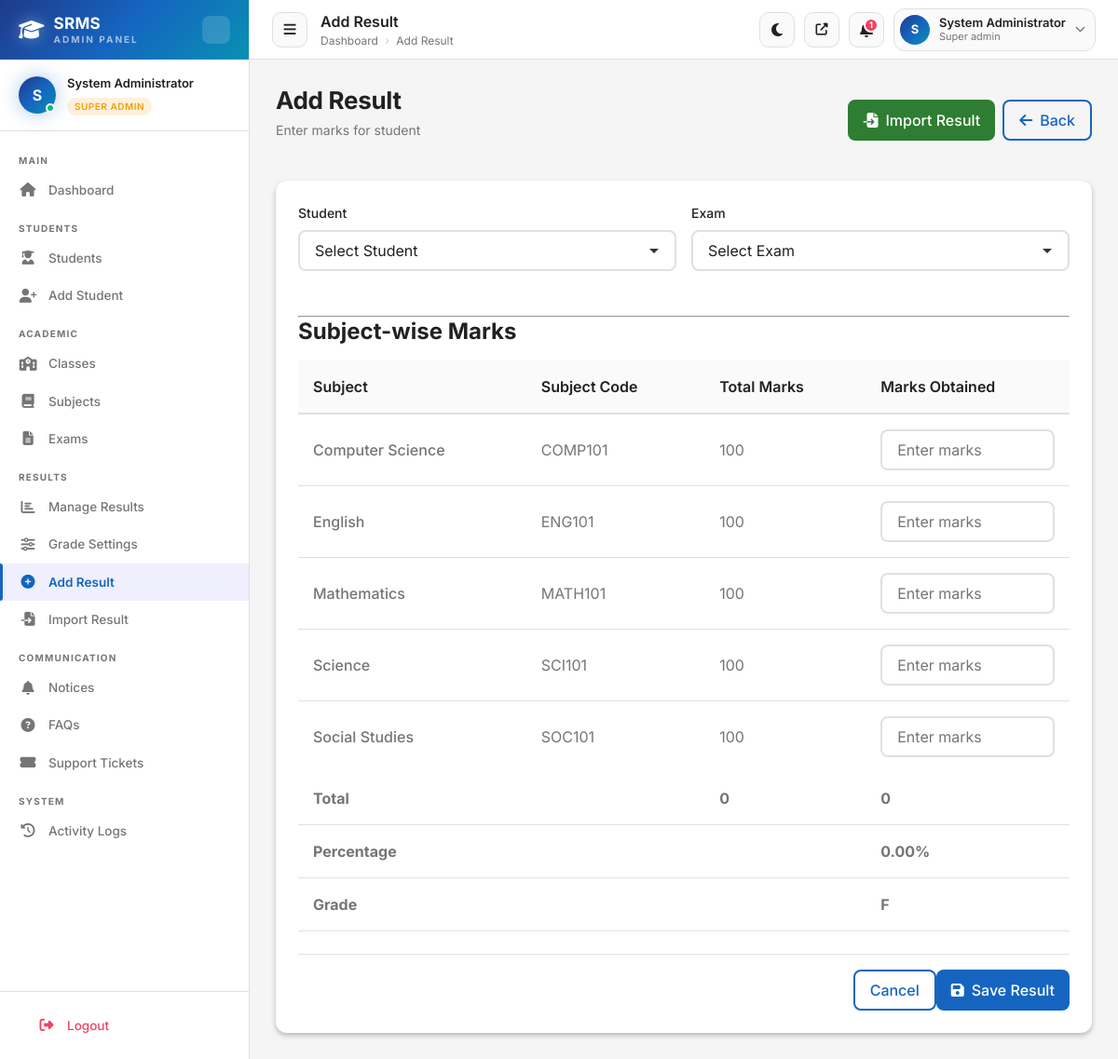
/admin/add-result.php (signed in), run on the app's committed database.
### tables this page shows
CREATE TABLE `subjects` (
  `id` int(11) NOT NULL AUTO_INCREMENT,
  `subject_code` varchar(20) NOT NULL,
  `subject_name` varchar(100) NOT NULL,
  `credits` int(2) DEFAULT 0,
  `total_marks` int(3) DEFAULT 100,
  `pass_marks` int(3) DEFAULT 40,
  `status` enum('active','inactive') DEFAULT 'active',
  `created_at` timestamp NOT NULL DEFAULT current_timestamp(),
  `updated_at` timestamp NOT NULL DEFAULT current_timestamp() ON UPDATE current_timestamp(),
  PRIMARY KEY (`id`),
  UNIQUE KEY `subject_code` (`subject_code`),
  KEY `idx_status` (`status`)
);

### includes/auth.php (called while the page is built, shortened)
<?php
function isAdminLoggedIn() {
    return isset($_SESSION['admin_id']) && !empty($_SESSION['admin_id']);
}
function getCurrentAdmin($conn) {
    $sql = "SELECT * FROM admin_users WHERE id = ? AND status = 'active'";
    return getRow($conn, $sql, [$_SESSION['admin_id']]);
}
function hasAnyRole($roles) {
    return isset($_SESSION['admin_role']) && in_array($_SESSION['admin_role'], $roles);
}
function canPerformAction($action, $resource) {
    $role = $_SESSION['admin_role'] ?? '';
    if ($role === 'super_admin') {
        return true;
    }
    $permissions = [
        'admin' => [
            'students' => ['create', 'read', 'update', 'delete'],
            'classes' => ['create', 'read', 'update', 'delete'],
            'subjects' => ['create', 'read', 'update', 'delete'],
            'exams' => ['create', 'read', 'update', 'delete'],
            'results' => ['create', 'read', 'update', 'delete'],
            'notices' => ['create', 'read', 'update', 'delete'],
            'faqs' => ['create', 'read', 'update', 'delete'],
            'tickets' => ['read', 'update'],
            'settings' => ['read'],
        ],
        'teacher' => [
            'students' => ['read'],
            'classes' => ['read'],
            'subjects' => ['read'],
            'exams' => ['read'],
            'results' => ['create', 'read', 'update'],
            'notices' => ['read'],
            'faqs' => ['read'],
            'tickets' => ['create', 'read'],
            'settings' => [],
        ],
    ];
    return in_array($action, $permissions[$role][$resource]);
}

### includes/security.php (called while the page is built, shortened)
<?php
function escape($string) {
    return htmlspecialchars($string ?? '', ENT_QUOTES, 'UTF-8');
}
function prepareAndExecute($conn, $sql, $params = [], $types = '') {
    try {
        $stmt = $conn->prepare($sql);
        if (!empty($params)) {
            if (empty($types)) {
                $types = str_repeat('s', count($params));
            }
            $stmt->bind_param($types, ...$params);
        }
        if (!$stmt->execute()) {
            error_log("SQL Execute Error: " . $stmt->error);
            return false;
        }
        return $stmt;
    } catch (mysqli_sql_exception $e) {
        error_log("MySQLi Exception: " . $e->getMessage());
        return false;
    } catch (Exception $e) {
        error_log("SQL General Error: " . $e->getMessage());
        return false;
    }
}

### includes/functions.php (called while the page is built, shortened)
<?php
function getRow($conn, $sql, $params = [], $types = '') {
    $stmt = prepareAndExecute($conn, $sql, $params, $types);
    $result = $stmt->get_result();
    $row = $result->fetch_assoc();
    return $row;
}
function getRows($conn, $sql, $params = [], $types = '') {
    $stmt = prepareAndExecute($conn, $sql, $params, $types);
    $result = $stmt->get_result();
    $rows = [];
    while ($row = $result->fetch_assoc()) {
        $rows[] = $row;
    }
    return $rows;
}
function getValue($conn, $sql, $params = [], $types = '') {
    $row = getRow($conn, $sql, $params, $types);
    return $row ? reset($row) : null;
}

### admin/add-result.php (the view, shortened to what this page needs)
<?php
$page_title = 'Add Result';
require_once '../includes/auth.php';
require_once 'header.php';
$subjects = getRows($conn, "SELECT id, subject_name, subject_code, total_marks FROM subjects WHERE status = 'active' ORDER BY subject_name");
?>
<div class="page-header">
    <div class="flex justify-between items-center">
        <div>
            <h1 class="page-title">Add Result</h1>
            <p class="page-subtitle">Enter marks for student</p>
        </div>
        <div class="flex gap-sm">
            <a href="import-results.php" class="btn btn-success">
                <i class="fas fa-file-import"></i> Import Result
            </a>
            <a href="results.php" class="btn btn-outlined">
                <i class="fas fa-arrow-left"></i> Back
            </a>
        </div>
    </div>
</div>
<div class="card">
    <form method="POST" id="resultForm">
        <div class="card-body">
            <div class="grid grid-cols-2 gap-md mb-lg">
                <div class="form-group">
                    <label for="student_id" class="form-label required">Student</label>
                    <select id="student_id" name="student_id" class="form-control" required>
                        <option value="">Select Student</option>
                    </select>
                </div>
                <div class="form-group">
                    <label for="exam_id" class="form-label required">Exam</label>
                    <select id="exam_id" name="exam_id" class="form-control" required>
                        <option value="">Select Exam</option>
                    </select>
                </div>
            </div>
            <hr class="my-lg">
            <h3 class="mb-md">Subject-wise Marks</h3>
            <div class="table-responsive">
                <table class="table">
                    <thead>
                        <tr>
                            <th>Subject</th>
                            <th>Subject Code</th>
                            <th>Total Marks</th>
                            <th>Marks Obtained</th>
                        </tr>
                    </thead>
                    <tbody>
                        <?php foreach ($subjects as $subject): ?>
                        <tr>
                            <td class="font-medium"><?php echo escape($subject['subject_name']); ?></td>
                            <td><?php echo escape($subject['subject_code'] ?? 'N/A'); ?></td>
                            <td><?php echo $subject['total_marks']; ?></td>
                            <td>
                                <input
                                    type="number"
                                    name="marks[<?php echo $subject['id']; ?>]"
                                    class="form-control subject-marks"
                                    min="0"
                                    max="<?php echo $subject['total_marks']; ?>"
                                    data-max="<?php echo $subject['total_marks']; ?>"
                                    value="<?php echo $_POST['marks'][$subject['id']] ?? ''; ?>"
                                    placeholder="Enter marks"
                                >
                            </td>
                        </tr>
                        <?php endforeach; ?>
                    </tbody>
                    <tfoot>
                        <tr class="font-bold">
                            <td colspan="2">Total</td>
                            <td id="totalMarks">0</td>
                            <td id="totalObtained">0</td>
                        </tr>
                        <tr class="font-bold">
                            <td colspan="3">Percentage</td>
                            <td id="percentage">0.00%</td>
                        </tr>
                        <tr class="font-bold">
                            <td colspan="3">Grade</td>
                            <td id="grade">-</td>
                        </tr>
                    </tfoot>
                </table>
            </div>
        </div>
        <div class="card-footer">
            <div class="flex justify-between">
                <a href="results.php" class="btn btn-outlined">Cancel</a>
                <button type="submit" class="btn btn-primary">
                    <i class="fas fa-save"></i> Save Result
                </button>
            </div>
        </div>
    </form>
</div>
<?php
require_once 'footer.php';
?>

### admin/header.php (shortened to what this page needs)
<?php
require_once __DIR__ . '/../includes/auth.php';
$current_admin = getCurrentAdmin($conn);
$open_tickets = 0;
$unpublished_notices = 0;
try { $open_tickets = (int)getValue($conn, "SELECT COUNT(*) FROM support_tickets WHERE status='open'"); } catch(Exception $e){}
try { $unpublished_notices = (int)getValue($conn, "SELECT COUNT(*) FROM notices WHERE is_published=0"); } catch(Exception $e){}
$notif_count = $open_tickets + $unpublished_notices;
$role_class = 'role-' . ($current_admin['role'] ?? 'viewer');
$role_label = ucfirst(str_replace('_', ' ', $current_admin['role'] ?? 'Staff'));
$current_page = basename($_SERVER['PHP_SELF']);
function navLink($href, $icon, $label, $current): string {
    $active = $current === $href ? 'active' : '';
    return sprintf(
        '<a href="%s" class="nav-link %s" data-label="%s">
            <i class="fas fa-%s nav-icon"></i>
            <span class="sidebar-label">%s</span>
         </a>',
        $href, $active, htmlspecialchars($label, ENT_QUOTES),
        $icon, htmlspecialchars($label, ENT_QUOTES)
    );
}
?>
<!DOCTYPE html>
<html lang="en" data-theme="light">
<head>
    <link rel="stylesheet" href="https://cdnjs.cloudflare.com/ajax/libs/font-awesome/6.5.1/css/all.min.css">
    <link rel="stylesheet" href="../css/variables.css">
    <link rel="stylesheet" href="../css/reset.css">
    <link rel="stylesheet" href="../css/components.css">
    <link rel="stylesheet" href="../css/layout.css">
    <link rel="stylesheet" href="../css/animations.css">
    <link rel="stylesheet" href="../css/admin-premium.css">
</head>
<body>
<div class="admin-layout" id="adminLayout">
    <aside class="admin-sidebar" id="adminSidebar">
        <div class="sidebar-header">
            <a href="dashboard.php" class="sidebar-brand">
                <i class="fas fa-graduation-cap"></i>
                <span class="sidebar-brand-text">
                    <span style="display:block;">SRMS</span>
                    <span class="sidebar-brand-sub">Admin Panel</span>
                </span>
            </a>
            <button class="sidebar-collapse-btn" id="sidebarCollapseBtn" title="Collapse sidebar">
            </button>
        </div>
        <div class="sidebar-profile">
            <div class="sidebar-profile-avatar">
                <?php echo strtoupper(substr($current_admin['full_name'], 0, 1)); ?>
            </div>
            <div class="sidebar-profile-info">
                <div class="sidebar-profile-name"><?php echo escape($current_admin['full_name']); ?></div>
                <span class="role-badge <?php echo $role_class; ?>"><?php echo $role_label; ?></span>
            </div>
        </div>
        <nav class="sidebar-nav" id="sidebarNav">
            <div class="sidebar-section-title">Main</div>
            <?php echo navLink('dashboard.php', 'home', 'Dashboard', $current_page); ?>
            <?php if (canPerformAction('read', 'students')): ?>
            <div class="sidebar-section-title">Students</div>
            <?php echo navLink('students.php',    'user-graduate', 'Students',    $current_page); ?>
            <?php if (canPerformAction('create', 'students')): ?>
            <?php echo navLink('add-student.php', 'user-plus',     'Add Student', $current_page); ?>
            <?php endif; ?>
            <?php endif; ?>
            <?php if (canPerformAction('read', 'classes')): ?>
            <div class="sidebar-section-title">Academic</div>
            <?php echo navLink('classes.php',  'school',   'Classes',  $current_page); ?>
            <?php echo navLink('subjects.php', 'book',     'Subjects', $current_page); ?>
            <?php echo navLink('exams.php',    'file-alt', 'Exams',    $current_page); ?>
            <?php endif; ?>
            <?php if (canPerformAction('read', 'results')): ?>
            <div class="sidebar-section-title">Results</div>
            <?php echo navLink('results.php',    'chart-bar',    'Manage Results', $current_page); ?>
            <?php echo navLink('grade-settings.php', 'sliders-h', 'Grade Settings', $current_page); ?>
            <?php if (canPerformAction('create', 'results')): ?>
            <?php echo navLink('add-result.php', 'plus-circle', 'Add Result',     $current_page); ?>
            <?php echo navLink('import-results.php', 'file-import', 'Import Result', $current_page); ?>
            <?php endif; ?>
            <?php endif; ?>
            <?php if (canPerformAction('read', 'notices')): ?>
            <div class="sidebar-section-title">Communication</div>
            <?php echo navLink('notices.php', 'bell',            'Notices',         $current_page); ?>
            <?php echo navLink('faqs.php',    'question-circle', 'FAQs',            $current_page); ?>
            <?php echo navLink('tickets.php', 'ticket-alt',      'Support Tickets', $current_page); ?>
            <?php endif; ?>
            <?php if (hasAnyRole(['super_admin', 'admin'])): ?>
            <div class="sidebar-section-title">System</div>
            <?php echo navLink('activity-logs.php', 'history', 'Activity Logs', $current_page); ?>
            <?php endif; ?>
        </nav>
        <div style="padding:16px 20px;border-top:1px solid var(--color-border);flex-shrink:0;">
            <a href="logout.php" class="nav-link" data-label="Logout" style="color:var(--premium-rose,#f43f5e);">
                <i class="fas fa-sign-out-alt nav-icon"></i>
                <span class="sidebar-label">Logout</span>
            </a>
        </div>
    </aside>
    <main class="admin-main" id="adminMain">
        <div class="admin-topbar">
            <div class="topbar-left">
                <button class="sidebar-toggle-btn" id="mobileSidebarToggle" title="Open menu">
                    <i class="fas fa-bars"></i>
                </button>
                <div>
                    <div class="topbar-page-title"><?php echo $page_title ?? 'Admin Panel'; ?></div>
                    <div class="topbar-breadcrumb">
                        <a href="dashboard.php" style="color:var(--color-text-secondary);text-decoration:none;">Dashboard</a>
                        <?php if (($page_title ?? '') !== 'Dashboard'): ?>
                        <span style="margin:0 4px;opacity:.4;">›</span>
                        <span><?php echo $page_title ?? ''; ?></span>
                        <?php endif; ?>
                    </div>
                </div>
            </div>
            <div class="topbar-right">
                <button class="theme-toggle-btn" id="themeToggle" title="Toggle dark mode">
                    <i class="fas fa-moon" id="themeIcon"></i>
                </button>
                <a href="../index.php" target="_blank" class="sidebar-toggle-btn" title="View site" style="text-decoration:none;">
                    <i class="fas fa-external-link-alt" style="font-size:13px;"></i>
                </a>
                <div style="position:relative;">
                    <button class="notif-btn" id="notifBtn" title="Notifications">
                        <?php if ($notif_count > 0): ?>
                        <span class="notif-badge"><?php echo min($notif_count, 9); ?><?php echo $notif_count > 9 ? '+' : ''; ?></span>
                        <?php endif; ?>
                    </button>
                </div>
                <div class="dropdown" id="adminChipDropdown">
                    <div class="admin-user-chip dropdown-toggle" data-dropdown-toggle>
                        <div class="admin-avatar-sm">
                            <?php echo strtoupper(substr($current_admin['full_name'], 0, 1)); ?>
                        </div>
                        <div style="line-height:1.2;">
                            <div style="font-size:13px;font-weight:600;color:var(--color-text-primary);"><?php echo escape($current_admin['full_name']); ?></div>
                            <div style="font-size:11px;color:var(--color-text-secondary);"><?php echo $role_label; ?></div>
                        </div>
                        <i class="fas fa-chevron-down" style="font-size:11px;color:var(--color-text-secondary);"></i>
                    </div>
                </div>
            </div>
        </div>
        <div class="admin-content">

### data on the page
subjects: subject_name "Computer Science", subject_code "COMP101", total_marks "100"
subjects: subject_name "English", subject_code "ENG101", total_marks "100"
subjects: subject_name "Mathematics", subject_code "MATH101", total_marks "100"
subjects: subject_name "Science", subject_code "SCI101", total_marks "100"
subjects: subject_name "Social Studies", subject_code "SOC101", total_marks "100"

### other printed values
substr($current_admin['full_name'], 0, 1) "S"
$current_admin['full_name'] "System Administrator"
$role_label "SUPER ADMIN"
$label "Dashboard Students Add Student Classes Subjects Exams Manage Results Grade Settings Add Result Import Result Notices FAQs Support Tickets Activity Logs"
$page_title "Add Result"
min($notif_count, 9) "1"
$role_label "Super admin"
